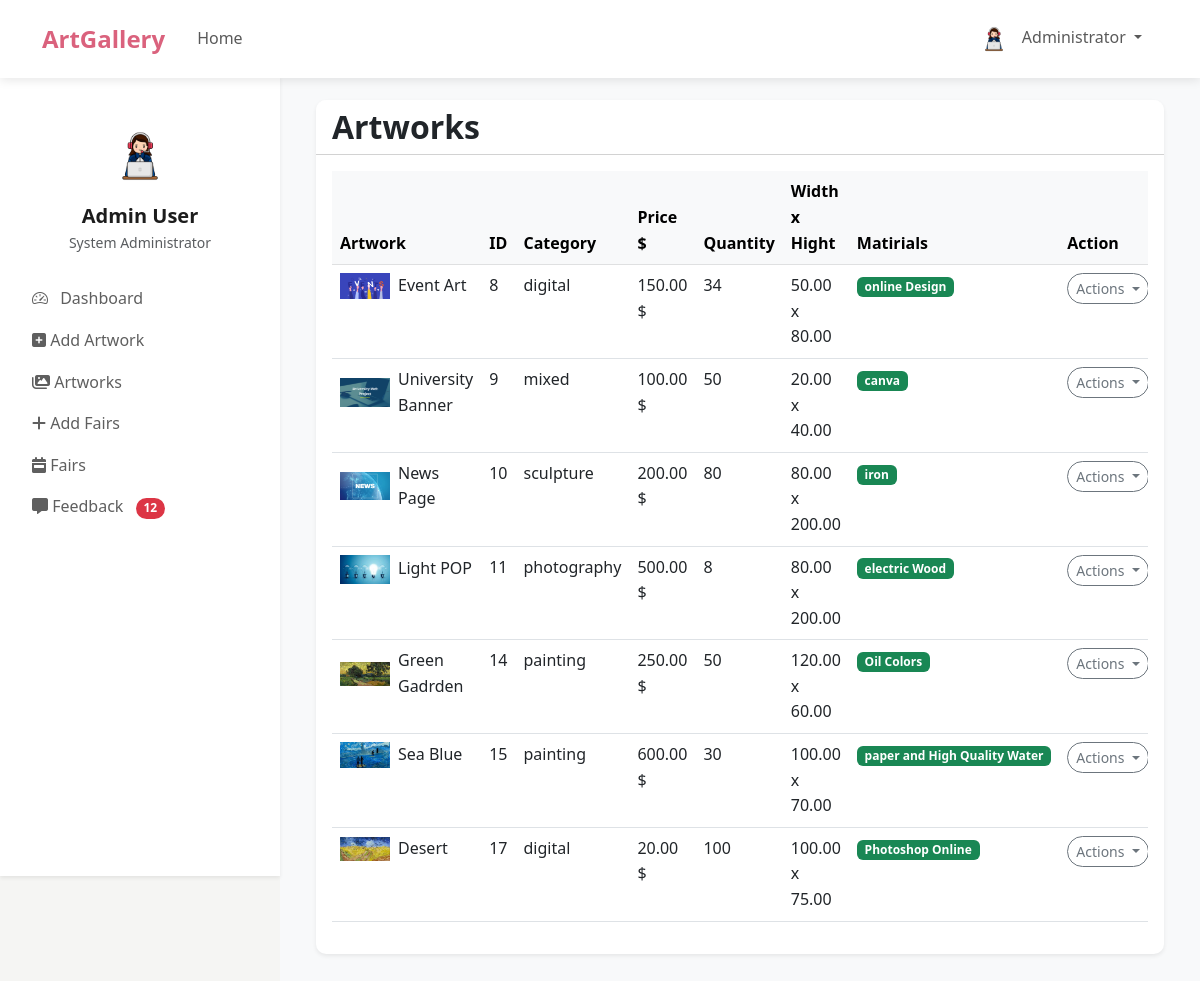
Before: /admin/admin-artwork.php with the older database file.
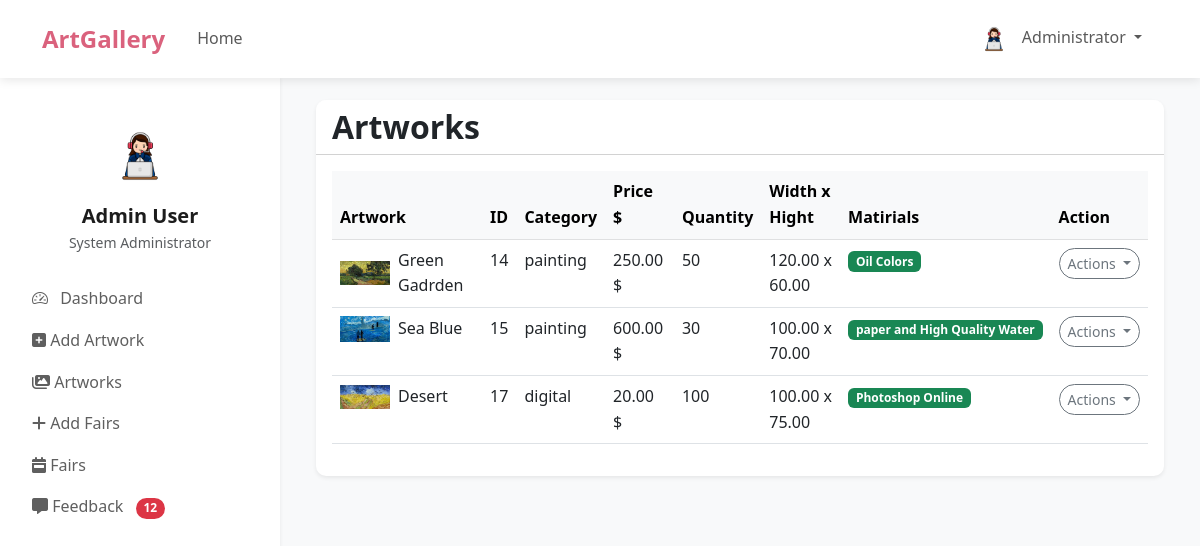
After: the same page with the newer database file.
### tables this page shows
CREATE TABLE `artworks` (
  `id` int(11) NOT NULL,
  `publisher_id` int(11) NOT NULL,
  `title` varchar(255) DEFAULT NULL,
  `artist_name` varchar(255) DEFAULT NULL,
  `category` varchar(100) DEFAULT NULL,
  `price` decimal(10,2) DEFAULT NULL,
  `quantity` int(11) DEFAULT NULL,
  `description` text DEFAULT NULL,
  `year_created` int(11) DEFAULT NULL,
  `width` decimal(10,2) DEFAULT NULL,
  `height` decimal(10,2) DEFAULT NULL,
  `materials` varchar(255) DEFAULT NULL,
  `main_image` varchar(255) DEFAULT NULL,
  `created_at` timestamp NOT NULL DEFAULT current_timestamp()
);

### admin/admin-artwork.php (the view, shortened to what this page needs)
<!DOCTYPE html>
<html lang="en">
<head>
    <link href="https://cdn.jsdelivr.net/npm/bootstrap@5.3.0-alpha1/dist/css/bootstrap.min.css" rel="stylesheet">
    <link rel="stylesheet" href="https://cdn.jsdelivr.net/npm/bootstrap-icons@1.10.3/font/bootstrap-icons.css">
    <link rel="stylesheet" href="../assets/css/style.css">
</head>
<body>
    <div class="d-flex">
        <?php
        include 'includes/header.php';
        include 'includes/conn.php';
        ?>
        <div class="main-content p-4 bg-light">
            <div class="container-fluid">
                <div class="card border-0 shadow-sm mb-4">
                    <div class="card-header bg-white d-flex justify-content-between align-items-center">
                        <h2 class="mb-0">Artworks</h2>
                    </div>
                    <div class="card-body">
                        <div class="table-responsive">
                            <table class="table table-hover">
                                <thead class="table-light">
                                    <tr>
                                        <th>Artwork</th>
                                        <th>ID</th>
                                        <th>Category</th>
                                        <th>Price $</th>
                                        <th>Quantity</th>
                                        <th>Width x Hight</th>
                                        <th>Matirials</th>
                                        <th>Action</th>
                                    </tr>
                                </thead>
                                <tbody>
                                    <?php
                                    $sql = "SELECT * FROM artworks";
                                    $result = mysqli_query($conn, $sql);
                                    while ($row = mysqli_fetch_assoc($result)) {
                                    ?>
                                        <tr>
                                            <td>
                                                <div class="d-flex align-items-center">
                                                    <img src="back/<?php  echo $row['main_image'] ?>" class="me-2" alt="Artwork" width="50px">
                                                    <div><?php  echo $row['title'] ?></div>
                                                </div>
                                            </td>
                                            <td><?php  echo $row['id'] ?></td>
                                            <td><?php  echo $row['category'] ?></td>
                                            <td><?php  echo $row['price'] . " $"?></td>
                                            <td><?php  echo $row['quantity'] ?></td>
                                            <td><?php  echo $row['width'] . ' x ' . $row['height'] ?></td>
                                            <td><span class="badge bg-success"><?php  echo $row['materials'] ?></span></td>
                                            <td>
                                                <div class="dropdown">
                                                    <button class="btn btn-sm btn-outline-secondary dropdown-toggle" type="button" data-bs-toggle="dropdown">
                                                        Actions
                                                    </button>
                                                </div>
                                            </td>
                                        </tr>
                                    <?php
                                    }
                                    ?>
                                </tbody>
                            </table>
                        </div>
                    </div>
                </div>
            </div>
        </div>
</body>
</html>

Changed rows visible on the page:
removed artworks: main_image (picture), title "Event Art", id "8", category "digital", price "150.00", quantity "34", width "50.00", height "80.00", materials "online Design"
removed artworks: main_image (picture), title "University Banner", id "9", category "mixed", price "100.00", quantity "50", width "20.00", height "40.00", materials "canva"
removed artworks: main_image (picture), title "News Page", id "10", category "sculpture", price "200.00", quantity "80", width "80.00", height "200.00", materials "iron"
removed artworks: main_image (picture), title "Light POP", id "11", category "photography", price "500.00", quantity "8", width "80.00", height "200.00", materials "electric Wood"
